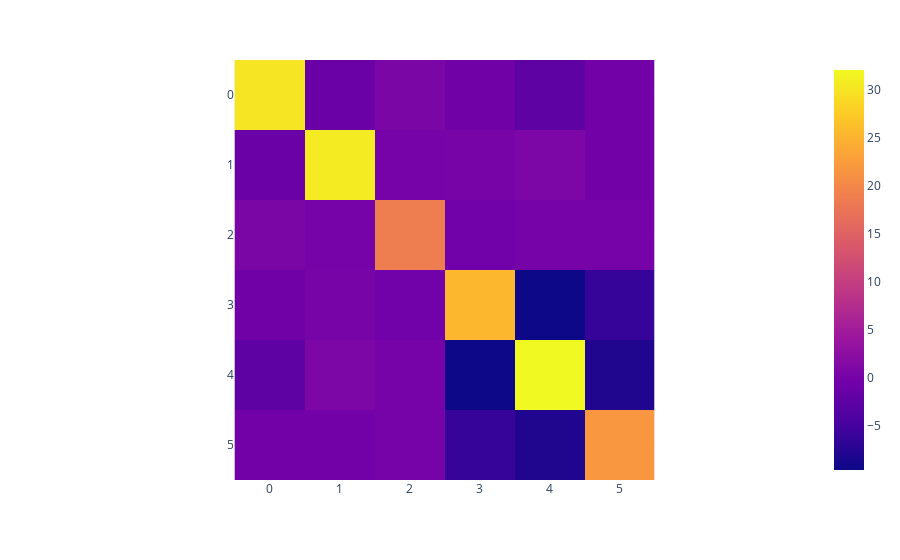

The code cell stored with this chart in its notebook:
### Code cell
import numpy as np

lmao = model.lm_head.weight.cpu().detach().numpy()

px.imshow(lmao @ np.transpose(lmao))

### Figure 1 — Plotly figure (JSON) as saved in the notebook; plotly's stock layout.template omitted (floating-point values rounded to 4 significant figures)
{"data": [{"coloraxis": "coloraxis", "hovertemplate": "x: %{x}<br>y: %{y}<br>color: %{z}<extra></extra>", "name": "0", "type": "heatmap", "xaxis": "x", "yaxis": "y", "z": [[30.02, -1.221, 0.6447, -0.7259, -2.464, -0.3729], [-1.221, 30.63, -0.02212, 0.1872, 0.7483, -0.3894], [0.6447, -0.02212, 18.61, -0.4927, -0.01817, 0.07124], [-0.7259, 0.1872, -0.4927, 25.33, -9.654, -6.266], [-2.464, 0.7483, -0.01817, -9.654, 32.02, -8.123], [-0.3729, -0.3894, 0.07124, -6.266, -8.123, 21.81]]}], "layout": {"coloraxis": {"colorscale": [[0, "#0d0887"], [0.1111, "#46039f"], [0.2222, "#7201a8"], [0.3333, "#9c179e"], [0.4444, "#bd3786"], [0.5556, "#d8576b"], [0.6667, "#ed7953"], [0.7778, "#fb9f3a"], [0.8889, "#fdca26"], [1, "#f0f921"]]}, "margin": {"t": 60}, "xaxis": {"anchor": "y", "constrain": "domain", "domain": [0, 1], "scaleanchor": "y"}, "yaxis": {"anchor": "x", "autorange": "reversed", "constrain": "domain", "domain": [0, 1]}}}
